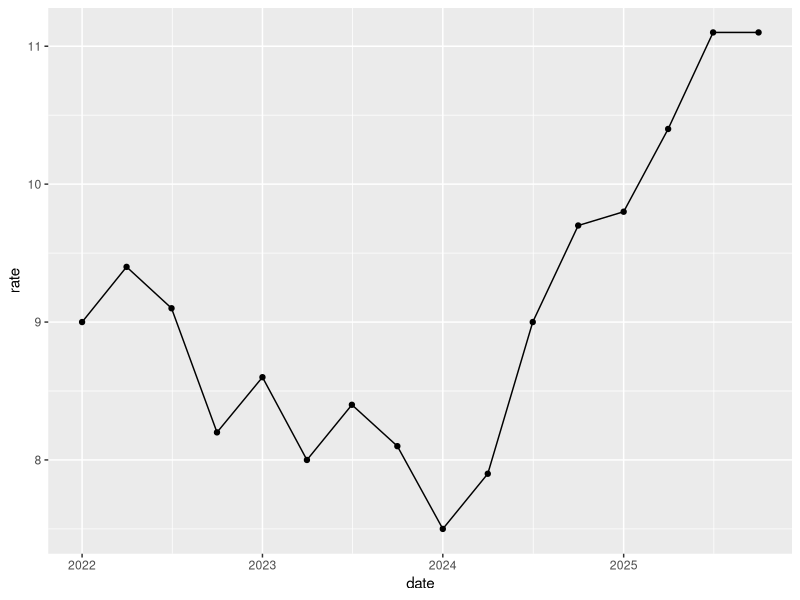
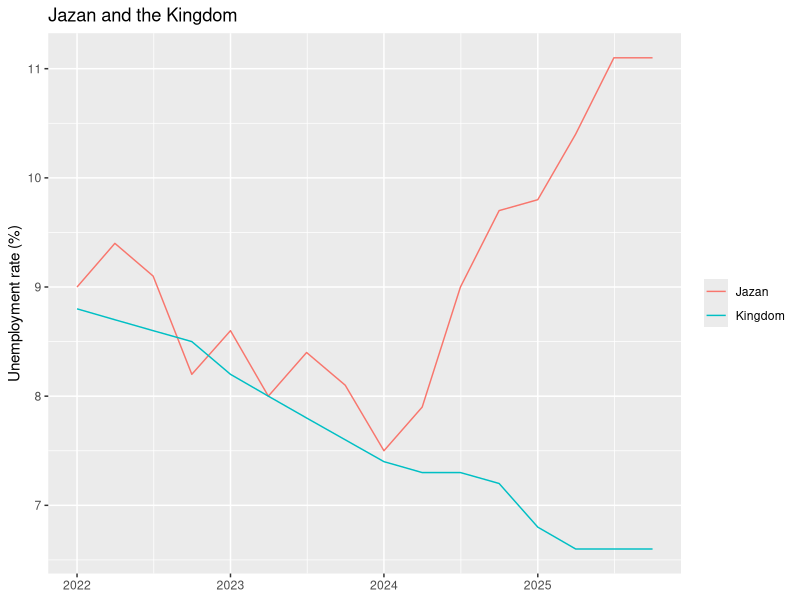

Reproduce these figures in R, in order.
library(tidyverse)

rates <- read_csv("unemployment.csv")

glimpse(rates)

rates |>
  filter(region == "Jazan") |>
  select(quarter, rate) |>
  mutate(change = round(rate - first(rate), 1))

rates |>
  filter(date == max(date)) |>
  arrange(desc(rate))

rates |>
  group_by(region) |>
  summarise(start = first(rate), end = last(rate))

latest <- rates |>
  filter(region == "Jazan") |>
  pull(rate) |>
  last()
latest

str_glue("Jazan, latest quarter: {latest}%")

jazan <- rates |> filter(region == "Jazan")

ggplot(jazan, aes(date, rate)) +
  geom_line() +
  geom_point()

both <- rates |>
  filter(region %in% c("Jazan", "Kingdom"))

ggplot(both, aes(date, rate, colour = region)) +
  geom_line() +
  labs(title = "Jazan and the Kingdom",
       y = "Unemployment rate (%)",
       x = NULL, colour = NULL)
